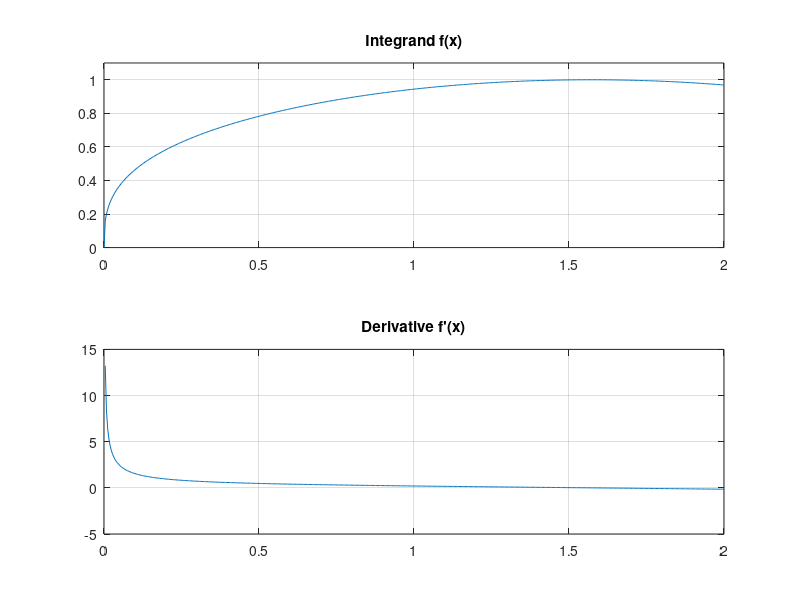
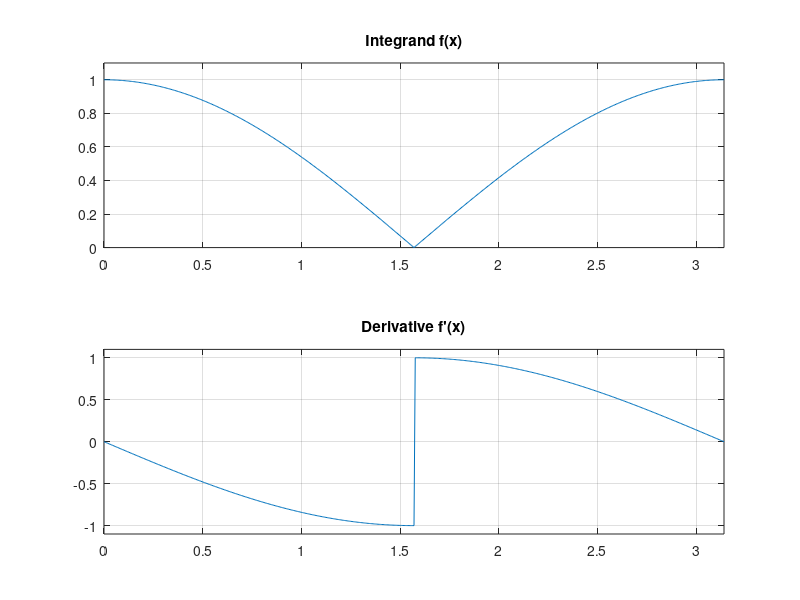

Source code (MATLAB) for these figures, in order:
% MATH2089: File = tut09q2sol.m
% Integrands for Tutorial Week 9, Question 2

% Part a)
a = 0; b = 2;
f1 = @(x) sin(x).^(1/3);
df1 = @(x) cos(x) ./ (3*sin(x).^(2/3));

figure(1)
x = linspace(a, b, 501);
f = f1(x);
df = df1(x);
subplot(2, 1, 1)
plot(x, f);
grid on
title('Integrand f(x)')
ylim([0 1.1])
subplot(2, 1, 2)
plot(x, df);
grid on
title('Derivative f''(x)')

% Part b)
a = 0; b = pi;
f2 = @(x) abs(cos(x));
df2 = @(x) sign(cos(x)).* (-sin(x));

figure(2)
x = linspace(a, b, 501);
f = f2(x);
df = df2(x);
subplot(2, 1, 1)
plot(x, f);
grid on
title('Integrand f(x)')
xlim([a b]);
ylim([0 1.1]);
subplot(2, 1, 2)
plot(x, df);
grid on
title('Derivative f''(x)')
xlim([a b]);
ylim([-1.1 1.1]);
